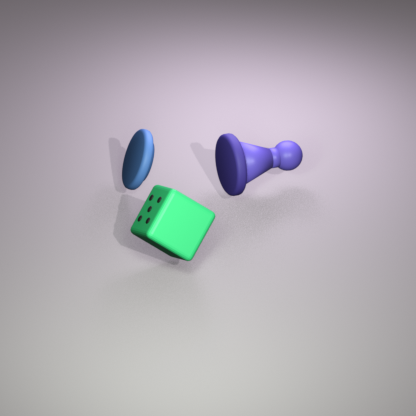
#> input picture ProjetoFinal/dataset/images/test/test_0000.png, 416 x 416 px
$ python build_pitch.py
#> lines starting #> are read from the running program, lines starting #| are printed output that depends on the picture
"""Gera slides, narração e o vídeo de pitch do BoardVision."""

from __future__ import annotations

import subprocess
import textwrap
from pathlib import Path

from PIL import Image, ImageDraw, ImageFilter, ImageFont


ROOT = Path(__file__).resolve().parents[1]
PITCH_DIR = ROOT / "pitch"
BUILD_DIR = PITCH_DIR / ".pitch_build"
VIDEO_PATH = PITCH_DIR / "BoardVision-Pitch-FernandaDiniz.mp4"
WIDTH, HEIGHT = 1920, 1080

NAVY = "#16324F"
TEAL = "#00A6A6"
SKY = "#DFF7F7"
CORAL = "#FF6B6B"
LIGHT = "#F4F7FA"
TEXT = "#263442"
MUTED = "#647789"

FONT_DIR = Path("/System/Library/Fonts/Supplemental")
FONT_REGULAR = FONT_DIR / "Arial.ttf"
FONT_BOLD = FONT_DIR / "Arial Bold.ttf"

SLIDES = [
    {
        "eyebrow": "PROJETO FINAL — DADOS SINTÉTICOS",
        "title": "BoardVision",
        "subtitle": "Do Blender a um detector de peças de jogos",
        "bullets": ["Dado", "Peão", "Ficha"],
        "image": ROOT / "dataset" / "images" / "test" / "test_0000.png",
        "narration": (
            "Olá, eu sou Fernanda Diniz e este é o BoardVision, meu projeto final do curso de Dados Sintéticos. "
            "O objetivo foi construir um pipeline completo de visão computacional, começando no Blender e "
            "terminando em um modelo capaz de detectar três peças de jogos: dado, peão e ficha."
        ),
    },
    {
        "eyebrow": "O PROBLEMA",
        "title": "Coleta e anotação custam tempo",
        "subtitle": "Dados sintéticos transformam a cena 3D em uma fonte controlada de exemplos.",
        "bullets": ["Menos anotação manual", "Diversidade controlada", "Pipeline reproduzível"],
        "image": ROOT / "results" / "annotation_preview.png",
        "narration": (
            "Treinar detectores normalmente exige muitas fotografias e anotações manuais. Isso demanda tempo e "
            "pode produzir um conjunto pouco variado. A proposta do BoardVision foi substituir essa etapa por uma "
            "cena sintética controlada, na qual a posição e os limites dos objetos já são conhecidos pelo simulador."
        ),
    },
    {
        "eyebrow": "A SOLUÇÃO",
        "title": "Imagem e rótulo no mesmo processo",
        "subtitle": "Modelagem procedural + randomização + projeção geométrica",
        "bullets": ["Objetos criados por script", "Pose, cor, câmera e luz aleatórias", "Bounding boxes no formato YOLO"],
        "image": ROOT / "results" / "annotation_preview.png",
        "narration": (
            "Os três objetos foram construídos proceduralmente no Blender, sem depender de modelos externos. Um "
            "script em Python com a API bi pi i randomiza posição, rotação, escala, cor, material, fundo, câmera e "
            "iluminação. Para cada cena, o mesmo script renderiza a imagem e projeta a geometria tridimensional na "
            "câmera, gerando automaticamente as caixas no formato YOLO."
        ),
    },
    {
        "eyebrow": "O DATASET",
        "title": "240 imagens • 720 anotações",
        "subtitle": "Três classes balanceadas em 416 × 416 pixels",
        "bullets": ["168 treino — 70%", "36 validação — 15%", "36 teste — 15%", "Zero erros na validação"],
        "image": ROOT / "dataset" / "images" / "test" / "test_0012.png",
        "narration": (
            "O dataset final possui duzentas e quarenta imagens com resolução de quatrocentos e dezesseis por "
            "quatrocentos e dezesseis pixels e setecentos e vinte objetos anotados. Foram usadas cento e sessenta e "
            "oito imagens para treino, trinta e seis para validação e trinta e seis para teste. As três classes "
            "ficaram balanceadas. Um validador automático conferiu todos os pares e não encontrou erros."
        ),
    },
    {
        "eyebrow": "TREINAMENTO",
        "title": "YOLOv8n em 20 épocas",
        "subtitle": "Transferência de aprendizado e aceleração Apple MPS",
        "bullets": ["Precisão 97,7%", "Recall 100%", "mAP@50 99,5%", "mAP@50–95 80,9%"],
        "image": ROOT / "results" / "boardvision_train" / "results.png",
        "narration": (
            "O detector escolhido foi o YOLO versão oito nano, treinado por vinte épocas com transferência de "
            "aprendizado. No conjunto de teste separado, o modelo alcançou precisão de noventa e sete vírgula sete "
            "por cento, recall de cem por cento, mAP cinquenta de noventa e nove vírgula cinco por cento e mAP de "
            "cinquenta a noventa e cinco de oitenta vírgula nove por cento."
        ),
    },
    {
        "eyebrow": "RESULTADO FINAL",
        "title": "Um pipeline completo e reproduzível",
        "subtitle": "Cena, código, dataset, modelo, métricas e documentação",
        "bullets": ["Boa detecção sob variações visuais", "Próximo passo: reduzir o domain gap", "Projeto pronto para novos ciclos"],
        "image": ROOT / "results" / "prediction_grid.jpg",
        "narration": (
            "As predições mostram boa identificação mesmo com mudanças de cor, luz, posição e escala. Os principais "
            "diferenciais são a reprodução completa por scripts, as anotações sem trabalho manual e a entrega de "
            "todos os artefatos. A principal limitação é o domain gap, porque o teste ainda é sintético. Como próximo "
            "passo, eu incluiria texturas e fundos reais e avaliaria o modelo em fotografias. O projeto demonstra, de "
            "ponta a ponta, como dados sintéticos podem acelerar uma solução de visão computacional. Obrigada."
        ),
    },
]


def font(path: Path, size: int) -> ImageFont.FreeTypeFont:
    return ImageFont.truetype(str(path), size=size)


def wrapped_lines(text: str, max_chars: int) -> list[str]:
    return textwrap.wrap(text, width=max_chars, break_long_words=False)


def paste_contain(canvas: Image.Image, source_path: Path, box: tuple[int, int, int, int]) -> None:
    x0, y0, x1, y1 = box
    source = Image.open(source_path).convert("RGB")
    source.thumbnail((x1 - x0, y1 - y0), Image.Resampling.LANCZOS)
    x = x0 + (x1 - x0 - source.width) // 2
    y = y0 + (y1 - y0 - source.height) // 2
    shadow = Image.new("RGBA", canvas.size, (0, 0, 0, 0))
    shadow_draw = ImageDraw.Draw(shadow)
    shadow_draw.rounded_rectangle((x + 16, y + 18, x + source.width + 16, y + source.height + 18), radius=28, fill=(20, 45, 65, 55))
    shadow = shadow.filter(ImageFilter.GaussianBlur(18))
    canvas.alpha_composite(shadow)
    mask = Image.new("L", source.size, 0)
    mask_draw = ImageDraw.Draw(mask)
    mask_draw.rounded_rectangle((0, 0, source.width, source.height), radius=24, fill=255)
    canvas.paste(source, (x, y), mask)


def render_slide(index: int, slide: dict, output: Path) -> None:
    canvas = Image.new("RGBA", (WIDTH, HEIGHT), LIGHT)
    draw = ImageDraw.Draw(canvas)

    draw.rectangle((0, 0, WIDTH, 22), fill=TEAL)
    draw.ellipse((-260, 760, 360, 1380), fill=SKY)
    draw.ellipse((1540, -320, 2200, 340), fill="#E8E5FF")

    draw.text((96, 80), slide["eyebrow"], font=font(FONT_BOLD, 27), fill=TEAL)
    title_y = 145
    for line in wrapped_lines(slide["title"], 27):
        draw.text((96, title_y), line, font=font(FONT_BOLD, 64), fill=NAVY)
        title_y += 76
    title_y += 14
    for line in wrapped_lines(slide["subtitle"], 49):
        draw.text((96, title_y), line, font=font(FONT_REGULAR, 30), fill=MUTED)
        title_y += 42

    bullet_y = max(445, title_y + 28)
    for bullet in slide["bullets"]:
        draw.rounded_rectangle((96, bullet_y + 8, 118, bullet_y + 30), radius=6, fill=CORAL)
        for line_index, line in enumerate(wrapped_lines(bullet, 40)):
            draw.text((142, bullet_y + line_index * 37), line, font=font(FONT_REGULAR, 30), fill=TEXT)
        bullet_y += 68

    image_box = (1015, 115, 1825, 905)
    draw.rounded_rectangle(image_box, radius=32, fill="white", outline="#CBD7E1", width=3)
    paste_contain(canvas, slide["image"], (1045, 145, 1795, 875))

    draw.line((96, 984, 1824, 984), fill="#CAD5DF", width=2)
    draw.text((96, 1004), "BoardVision", font=font(FONT_BOLD, 24), fill=NAVY)
    footer = f"Fernanda Faria Diniz  •  Projeto Final  •  {index + 1}/{len(SLIDES)}"
    footer_width = draw.textbbox((0, 0), footer, font=font(FONT_REGULAR, 22))[2]
    draw.text((1824 - footer_width, 1006), footer, font=font(FONT_REGULAR, 22), fill=MUTED)
    canvas.convert("RGB").save(output, quality=95)


def run(command: list[str]) -> None:
    subprocess.run(command, check=True)


def build_video() -> None:
    BUILD_DIR.mkdir(parents=True, exist_ok=True)
    segment_paths = []
    for index, slide in enumerate(SLIDES, start=1):
        image_path = BUILD_DIR / f"slide_{index:02d}.png"
        audio_path = BUILD_DIR / f"slide_{index:02d}.aiff"
        segment_path = BUILD_DIR / f"segment_{index:02d}.mp4"
        render_slide(index - 1, slide, image_path)
#> in render_slide, `canvas = Image.new("RGBA", (WIDTH, HEIGHT), LIGHT)`:
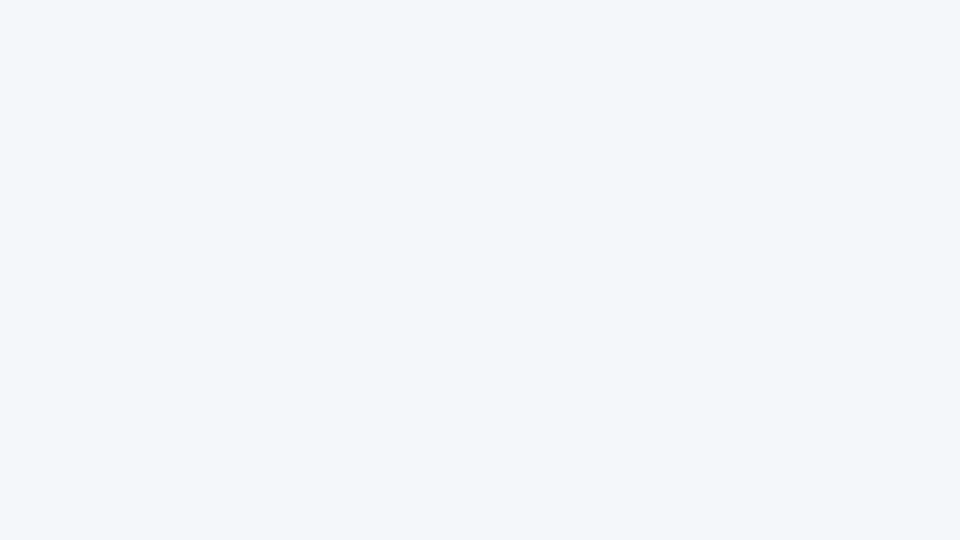
#> canvas: PIL image 1920x1080 RGBA (shown at 1/2 size); mean R, G, B, A 244, 247, 250, 255
#> after the loop in render_slide, `for line in wrapped_lines(slide["title"], 27):`: title_y = 221
#> in render_slide, `title_y += 14`: title_y = 235
#> the loop in render_slide, `for line in wrapped_lines(slide["subtitle"], 49):` made 1 pass
#> title_y on pass 1: 277
#> after the loop in render_slide, `for line in wrapped_lines(slide["subtitle"], 49):`: title_y = 277
#> in render_slide, `bullet_y = max(445, title_y + 28)`: bullet_y = 445
#> the loop in render_slide, `for bullet in slide["bullets"]:` made 3 passes
#> bullet_y on passes 1 to 3: 513, 581, 649
#> after the loop in render_slide, `for bullet in slide["bullets"]:`: bullet_y = 649
#> in paste_contain, source is the input picture: PIL image 416x416 RGB; mean R, G, B 173.9, 170.8, 176.6
#> in paste_contain, `shadow = Image.new("RGBA", canvas.size, (0, 0, 0, 0))`: shadow: PIL image 1920x1080 RGBA; every value is 0
#> in paste_contain, `shadow = shadow.filter(ImageFilter.GaussianBlur(18))`:
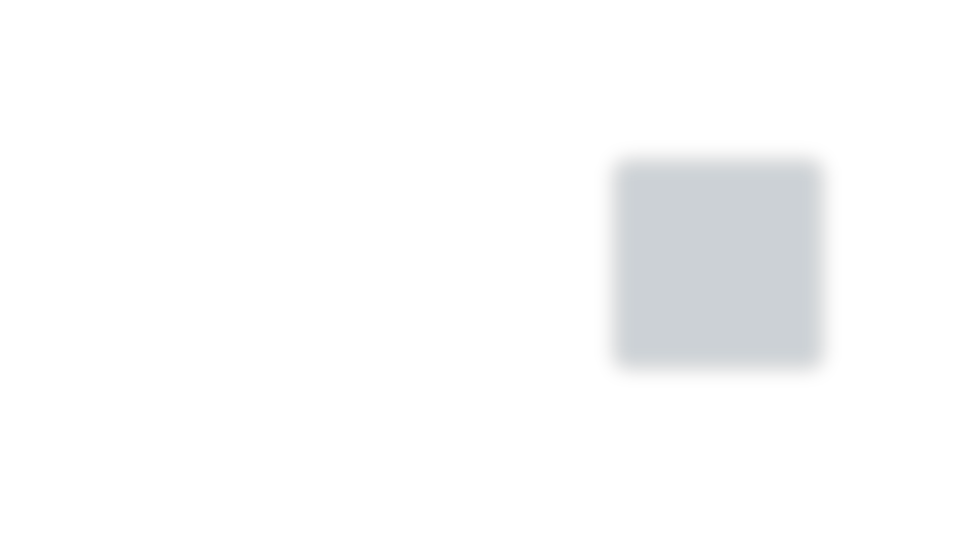
#> shadow: PIL image 1920x1080 RGBA (shown at 1/2 size); mean R, G, B, A 1.7, 3.8, 5.4, 4.6; transparent parts drawn white
#> in paste_contain, `canvas.alpha_composite(shadow)`:
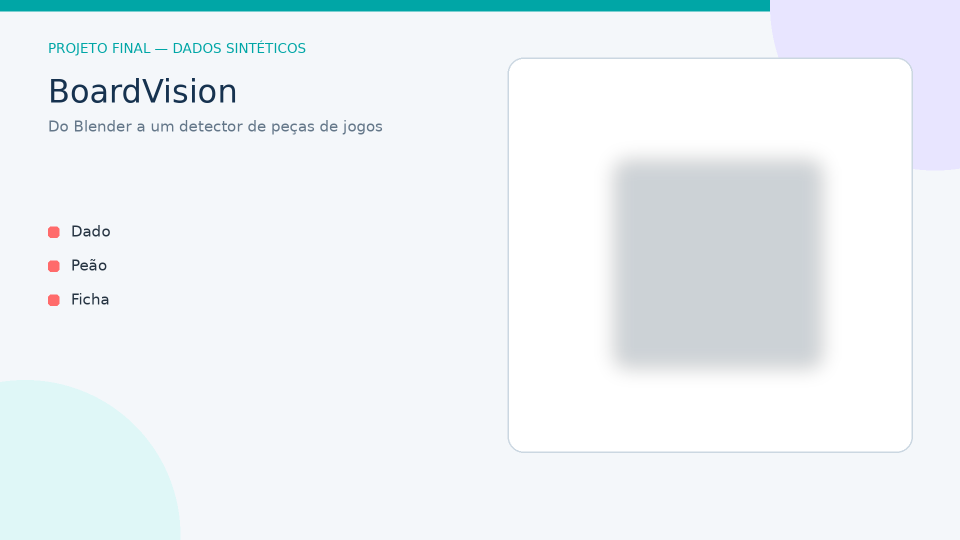
#> canvas: PIL image 1920x1080 RGBA (shown at 1/2 size); mean R, G, B, A 236, 242.4, 245.4, 255
#> in paste_contain, `mask = Image.new("L", source.size, 0)`: mask: PIL image 416x416 L; every value is 0
#> in paste_contain, `canvas.paste(source, (x, y), mask)`:
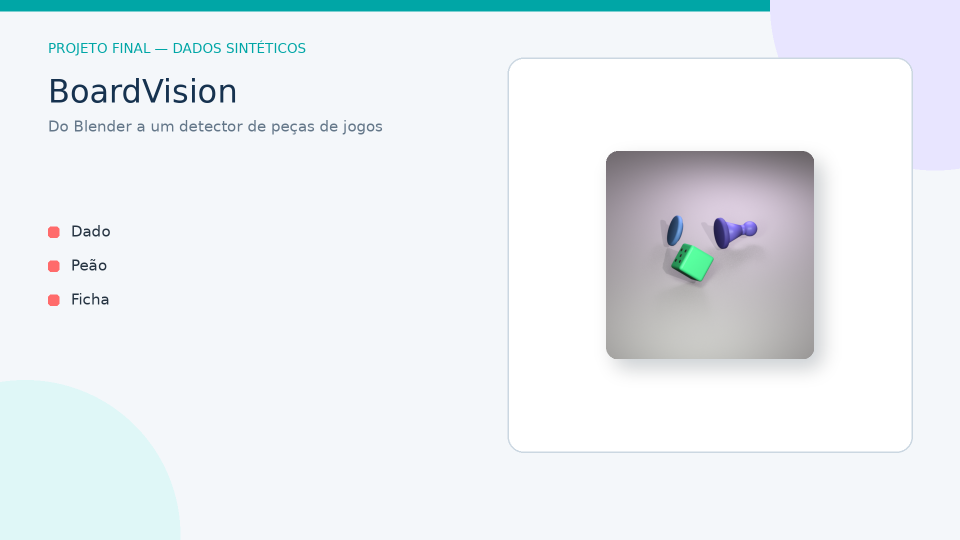
#> canvas: PIL image 1920x1080 RGBA (shown at 1/2 size); mean R, G, B, A 233.1, 238.8, 242, 255
#> in render_slide, `footer_width = draw.textbbox((0, 0), footer, font=font(FONT_REGULAR, 2..`: footer_width = 476
#> in render_slide, `canvas.convert("RGB").save(output, quality=95)`:
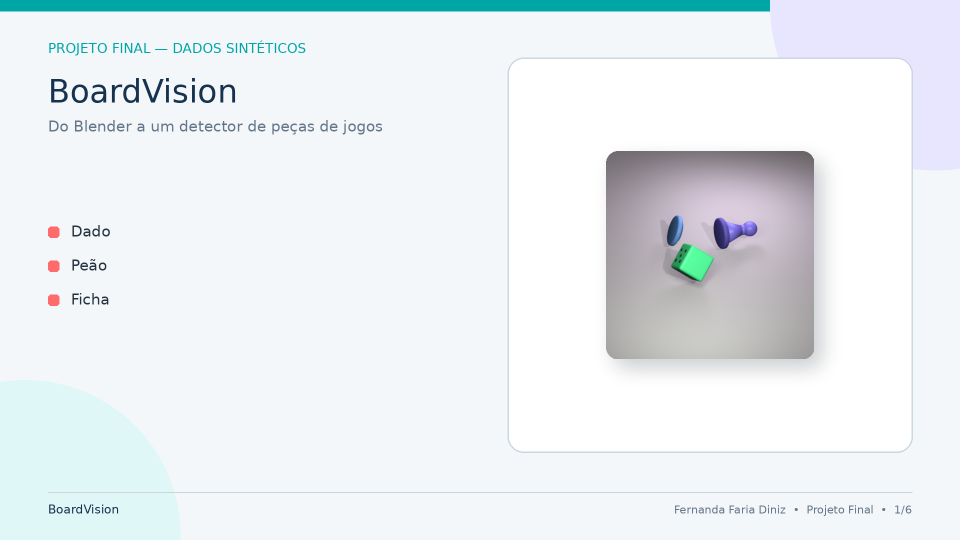
#> saved as slide_01.png: PIL image 1920x1080 RGB (shown at 1/2 size); mean R, G, B 232.8, 238.5, 241.8
        run(["say", "-v", "Luciana", "-r", "172", "-o", str(audio_path), slide["narration"]])
        run([
            "ffmpeg", "-y", "-loglevel", "error", "-loop", "1", "-i", str(image_path),
            "-i", str(audio_path), "-c:v", "libx264", "-preset", "medium", "-tune", "stillimage",
            "-c:a", "aac", "-b:a", "160k", "-pix_fmt", "yuv420p", "-r", "30", "-shortest", str(segment_path),
        ])
        segment_paths.append(segment_path)

    concat_file = BUILD_DIR / "segments.txt"
    concat_file.write_text("".join(f"file '{path}'\n" for path in segment_paths), encoding="utf-8")
    run([
        "ffmpeg", "-y", "-loglevel", "error", "-f", "concat", "-safe", "0", "-i", str(concat_file),
        "-c", "copy", "-movflags", "+faststart", str(VIDEO_PATH),
    ])
    print(VIDEO_PATH)


if __name__ == "__main__":
#> (the run stopped early here; a loop or call above may not have finished)
